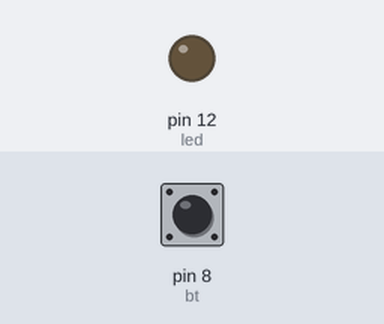
Bench run of a sketch on a simulated Arduino Uno, built with avr-gcc and run on an emulated ATmega328P. Shown: output pins drawn as LEDs (lit = HIGH). Dashed ring = blinking. The test bench sets the inputs (shaded band); at power-on: pin 8 (bt) LOW.

Above: at 1.2 s.
1.3 s: pin 8 (bt) pulsed HIGH 5 times (0.12 s each, 0.3 s apart)
At 1.57 s:
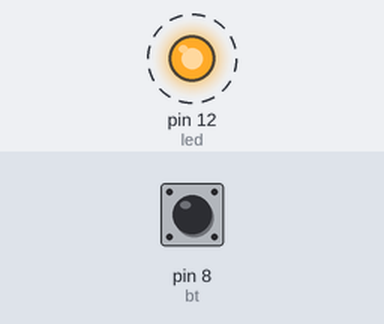
At 3.2 s:
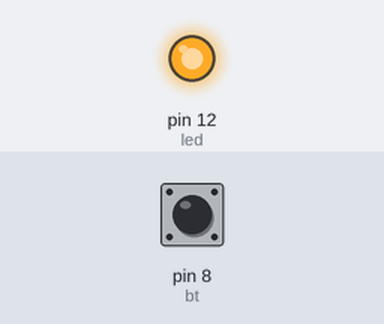
Timing chart, 0 to 4.7 s (numbered marks = the images above; inputs shaded):
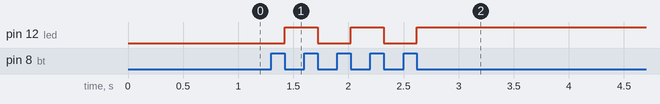

The sketch:

thing.ino
```cpp
#define led 12
#define bt  8

bool b = false;


void setup()
{
  pinMode(led, OUTPUT);
  pinMode(bt, INPUT);
}

void loop()
{
 int value = digitalRead(bt);

  if( value == HIGH)
  {
    b = true;
  }
  else
  {
    if(b == true)
    {
      if(digitalRead(led) == HIGH)
      {
        digitalWrite(led, LOW);
      }
      else
      {
        digitalWrite(led, HIGH);
      }
      b = false;
    }
  }
}
```

Measured:
- after the input at 1.3 s, pin 12 (led): alternates HIGH for 0.30 s and LOW for 0.30 s, 5 changes in all, then stays HIGH, starting after 0.12 s
